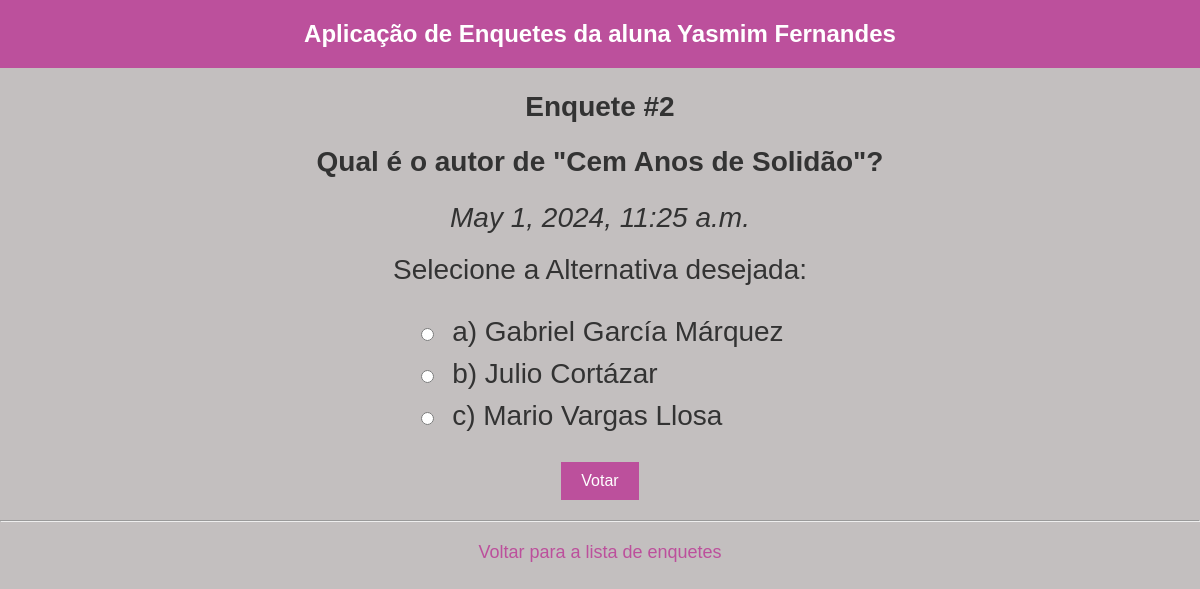
The page /enquetes/2/ on the database its author committed.
### enquetes/models.py (models this page shows, shortened)
class Pergunta(models.Model):
    texto = models.CharField(max_length=150)
    data_pub = models.DateTimeField('Data de publicação')

class Alternativa(models.Model):
    texto = models.CharField(max_length=100)
    quant_votos = models.IntegerField(
        'Quantidade de votos', default=0
    )
    pergunta = models.ForeignKey(Pergunta, on_delete=models.CASCADE)

### enquetes/views.py (the view)
# urls.py: path('<int:pergunta_id>/',views.detalhes, name='detalhes'),
def detalhes(request, pergunta_id):
    pergunta = get_object_or_404(Pergunta, pk=pergunta_id)
    contexto = {'enquete': pergunta}
    return render (request, 'enquetes/detalhes.html',contexto)

### enquetes/templates/enquetes/detalhes.html (shortened to what this page needs)
<!DOCTYPE html>
<html lang="pt-BR">
<head>
</head>
<body>
    <header>
        <h1>Aplicação de Enquetes da aluna Yasmim Fernandes</h1>
    </header>
    <h2>Enquete #{{ enquete.id }}</h2>
    <h2>{{ enquete.texto }}</h2>
    <p><i>{{ enquete.data_pub }}</i></p>
    <p>Selecione a Alternativa desejada:</p>
    <form action="{% url 'enquetes:votacao' enquete.id %}" method="post">
        <ul>
            {% for alt in enquete.alternativa_set.all %}
                <li>
                    <input type="radio" name="escolha" value="{{ alt.id }}" id="alt{{ forloop.counter }}" />
                    <label for="alt{{ forloop.counter }}">
                        {{ alt.texto }}
                    </label>
                </li>
            {% endfor %}
        </ul>
        <input type="submit" value="Votar">
    </form>
    <hr>
    <a href="{% url 'enquetes:index' %}" class="back-link">Voltar para a lista de enquetes</a>
</body>
</html>

### enquetes/templates/enquetes/detalhes.html (style rules this page uses)
body { font-family: Arial, sans-serif; margin: 0; padding: 0; background: #C3BFBF; color: #333; font-size: 28px; }
header { background-color: #BC509C; color: white; padding: 20px; text-align: center; position: relative; }
header h1 { margin: 0; font-size: 24px; }
h2 { text-align: center; color: #333; font-size: 28px; }
p { text-align: center; font-size: 28px; margin: 0 0 20px 0; }
form { display: flex; flex-direction: column; align-items: center; margin-top: 20px; max-width: 600px; margin: 20px auto; }
ul { list-style-type: none; padding: 0; margin: 0; }
li { margin: 10px 0; }
input[type="radio"] { margin-right: 10px; }
input[type="submit"] { background-color: #BC509C; color: white; border: none; padding: 10px 20px; font-size: 16px; cursor: pointer; margin-top: 20px; }
.back-link { display: block; text-align: center; margin-top: 20px; font-size: 18px; color: #BC509C; text-decoration: none; }

### rows shown on the page
Pergunta: id "2", texto "Qual é o autor de \"Cem Anos de Solidão\"?", data_pub "May 1, 2024, 11:25 a.m."
Alternativa: texto "a) Gabriel García Márquez"
Alternativa: texto "b) Julio Cortázar"
Alternativa: texto "c) Mario Vargas Llosa"
